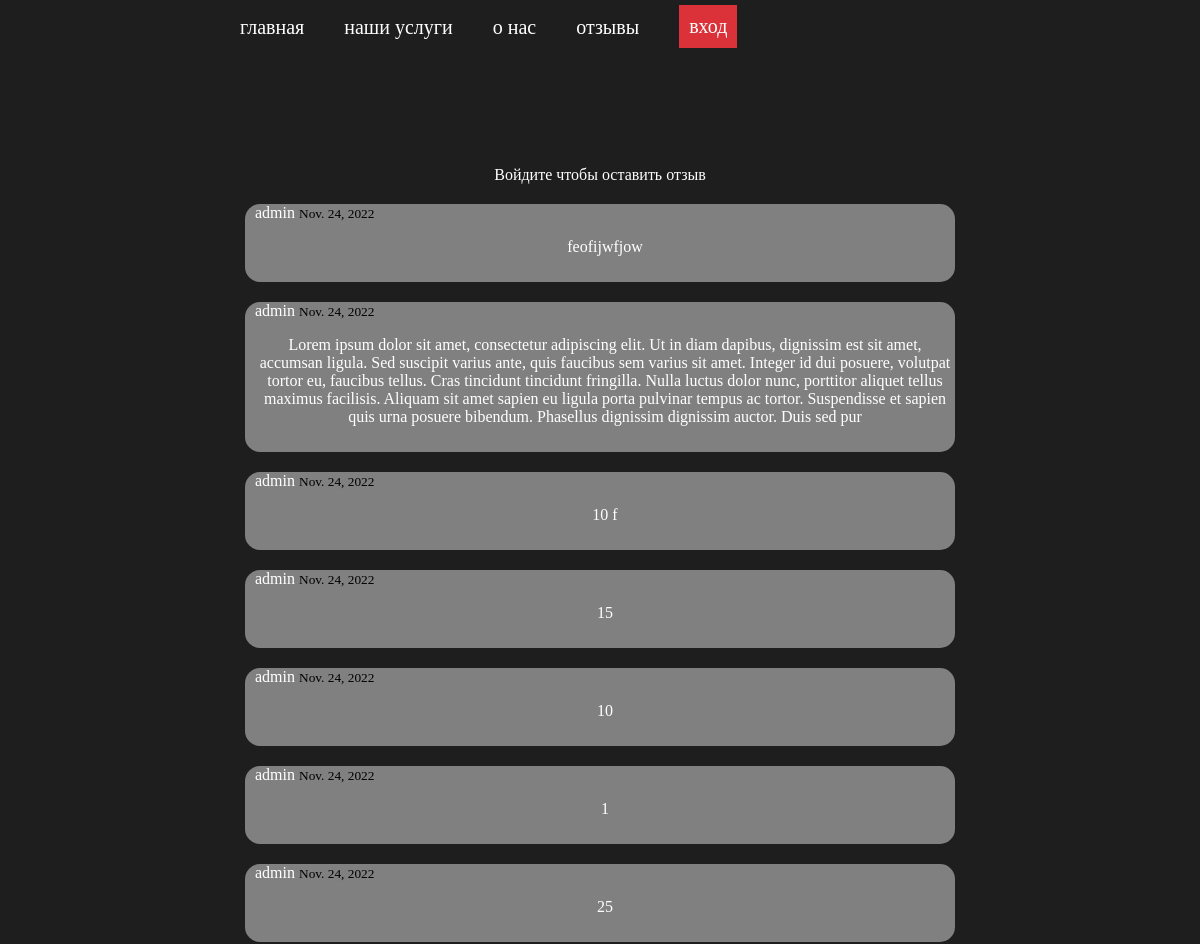
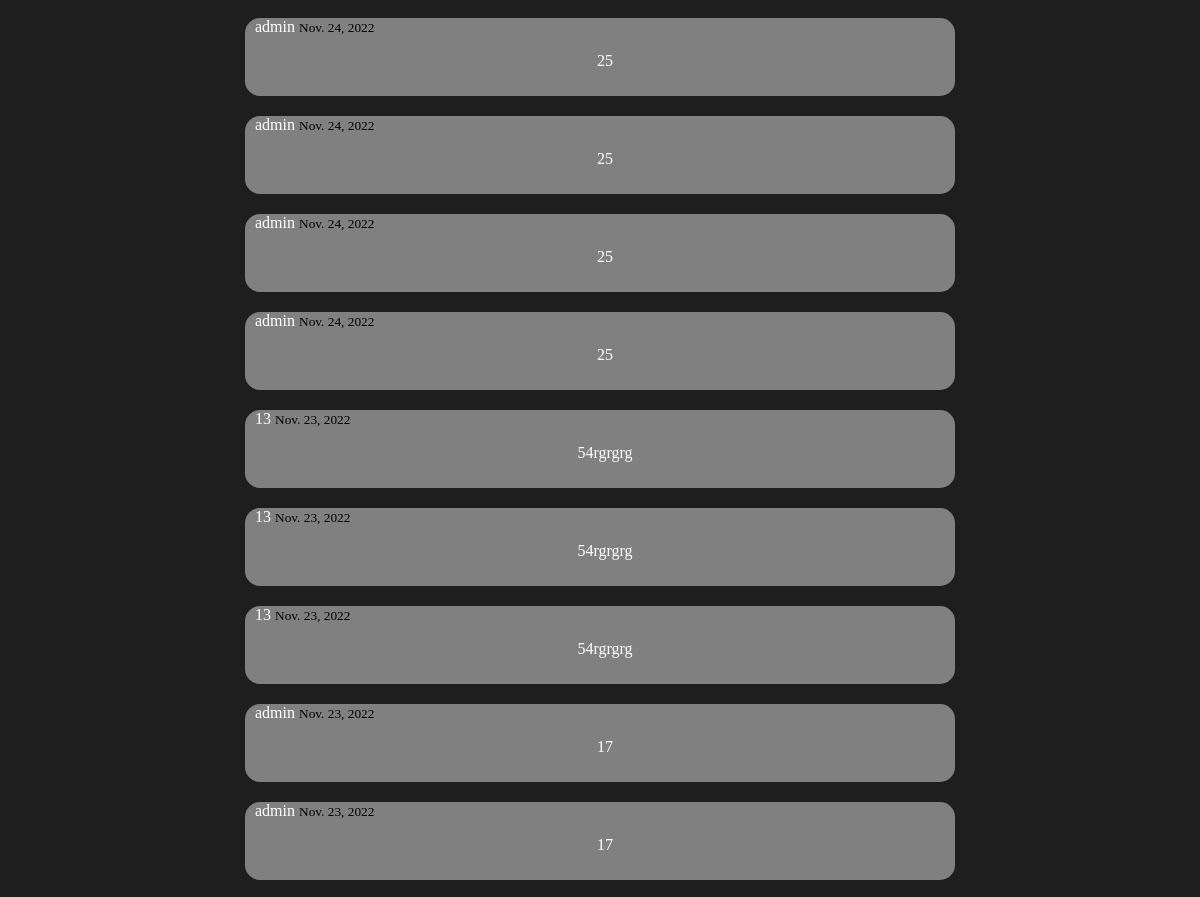
Page /comments/ (upper part) on the earlier database version (2 pictures, top to bottom).
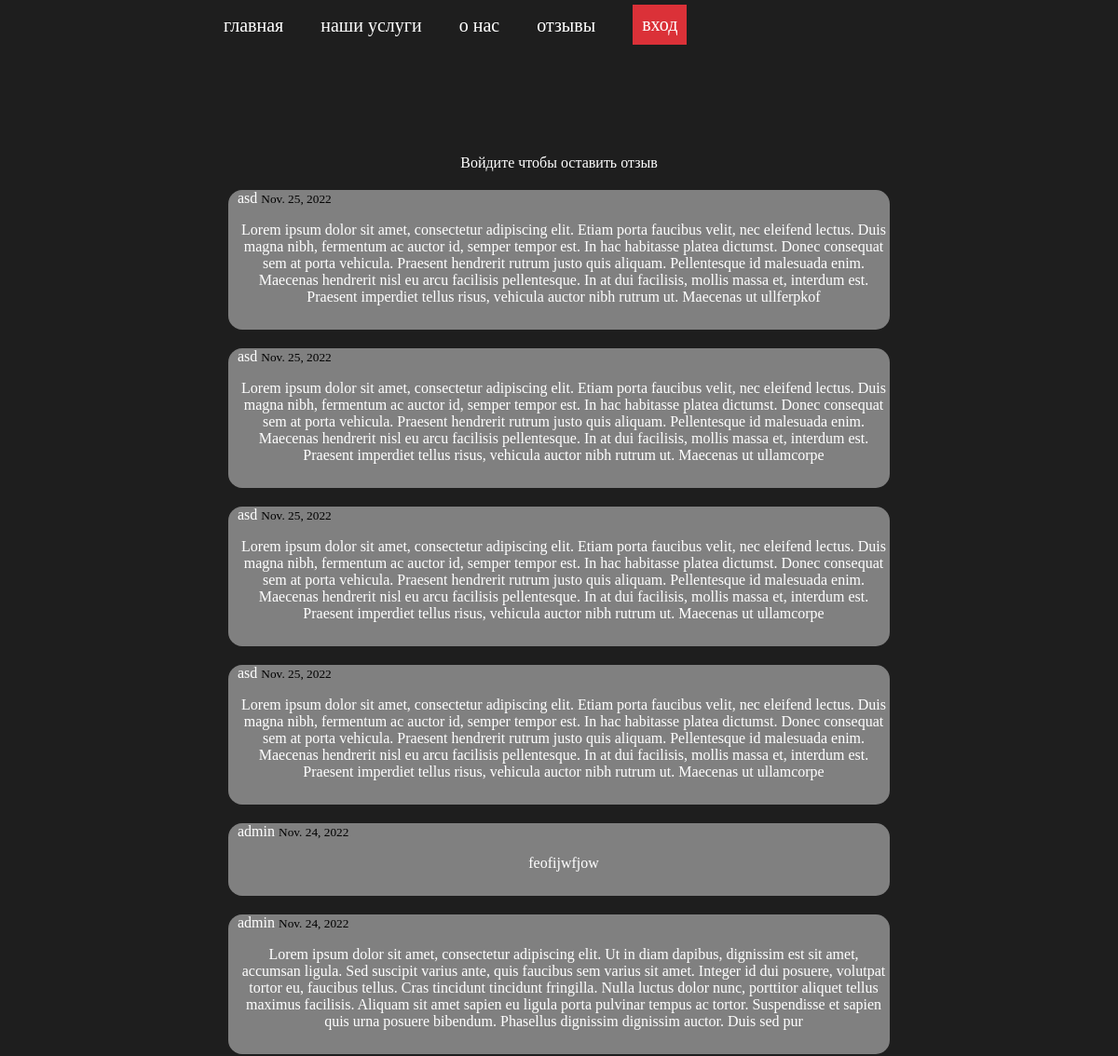
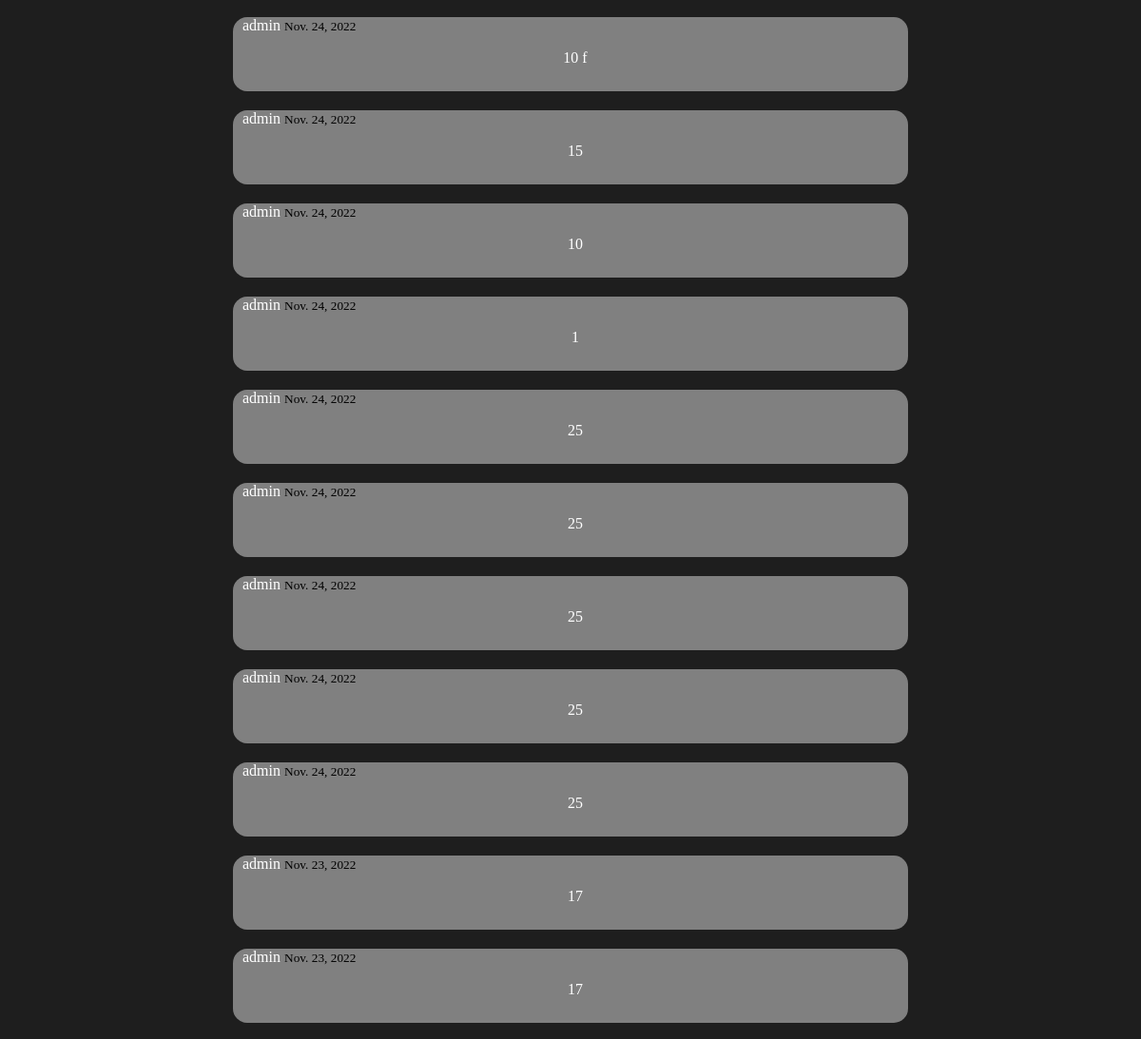
Same page on the later database version (2 pictures, top to bottom).
### comments/models.py (models this page shows, shortened)
class Comment(models.Model):
    text = models.CharField(max_length=512)
    date = models.DateField(auto_now_add=True)
    user = models.ForeignKey(User, on_delete=models.CASCADE)
    delete = models.BooleanField(default=False)

### comments/views.py (the view)
# urls.py: path('comments/', showcomments, name='comments'),
def showcomments(request):
    comments = Comment.objects.all()[::-1]
    form = WriteCommentForm(request.POST)
    if request.user.is_superuser:
        deleteform = DeleteCommentForm()
    if request.method == "POST":
        if form.is_valid():
            comment = form.save(commit=False)
            comment.user = request.user
            comment.save()
            return HttpResponseRedirect(request.path)
        for i in Comment.objects.all():
            print((str(i.id)))
            if request.POST.get(str(i.id)):
                Comment.objects.filter(id=i.id).delete()
        comments = Comment.objects.all()
    else:
        form = WriteCommentForm()
    return render(request, 'comments/writecomment.html', {'comments' : comments, 'form' : form})

### comments/templates/comments/writecomment.html (shortened to what this page needs)
{% extends 'comments/base.html' %}

### comments/templates/comments/base.html (shortened to what this page needs)
{% load static %}
<!DOCTYPE html>
<html lang="en">
<head>
    <link rel="stylesheet" href="{% static 'css/header.css' %}">
    <link rel="stylesheet" href="{% static 'css/index.css' %}">
    <link rel="stylesheet" href="{% static 'css/comstyle.css' %}">
</head>
<body>
    <header style="height: 150px;">
        <div class="header_iner">
          <div class="conteiner">
              <div class="header_menu">
                <nav>
                  <ul>
                    <li><a href="{% url 'index' %}">главная</a></li>
                    <li><a href="{% url 'services' %}">наши услуги</a></li>
                    <li><a href="#">о нас</a></li>
                    <li><a href="{% url 'comments' %}">отзывы</a></li>
                  </ul>
                </nav>
                <div class="input">
                  {% if user.is_authenticated %}
                    <p>{{ user }}</p>
                    <a href="{% url 'exit' %}">выйти</a>
                  {% else %}
                    <a href="{% url 'login' %}">вход</a>
                  {% endif %}
                </div>
              </div>
            </div>
        </div>
      </header>
    <main>
      {% if user.is_authenticated %}
        {% block content %}{% endblock %}
      {% else %}
        <p>Войдите чтобы оставить отзыв</p>
      {% endif %}
      {% for comment in comments %}
        <div class="comment-div">
            <p class="comment" style="display: inline;">{{ comment.user }} </p>
            <small class="comment">{{ comment.date }}</small>
            <p class="comment">{{ comment.text }}</p>
        </div>
      {% endfor %}
    </main>
</body>
</html>

Differences in the rows shown:
removed Comment: user "13", date "Nov. 23, 2022", text "54rgrgrg"
removed Comment: user "13", date "Nov. 23, 2022", text "54rgrgrg"
removed Comment: user "13", date "Nov. 23, 2022", text "54rgrgrg"
added Comment: user "asd", date "Nov. 25, 2022", text "Lorem ipsum dolor sit amet, consectetur adipiscing elit. Etiam porta faucibus velit, nec eleifend lectus. Duis magna nibh, fermentum ac auctor id, semper tempor est. In hac habitasse platea dictumst. Donec consequat sem at porta vehicula. Praesent hendrerit rutrum justo quis aliquam. Pellentesque id malesuada enim. Maecenas hendrerit nisl eu arcu facilisis pellentesque. In at dui facilisis, mollis massa et, interdum est. Praesent imperdiet tellus risus, vehicula auctor nibh rutrum ut. Maecenas ut ullferpkof"
added Comment: user "asd", date "Nov. 25, 2022", text "Lorem ipsum dolor sit amet, consectetur adipiscing elit. Etiam porta faucibus velit, nec eleifend lectus. Duis magna nibh, fermentum ac auctor id, semper tempor est. In hac habitasse platea dictumst. Donec consequat sem at porta vehicula. Praesent hendrerit rutrum justo quis aliquam. Pellentesque id malesuada enim. Maecenas hendrerit nisl eu arcu facilisis pellentesque. In at dui facilisis, mollis massa et, interdum est. Praesent imperdiet tellus risus, vehicula auctor nibh rutrum ut. Maecenas ut ullamcorpe"
added Comment: user "asd", date "Nov. 25, 2022", text "Lorem ipsum dolor sit amet, consectetur adipiscing elit. Etiam porta faucibus velit, nec eleifend lectus. Duis magna nibh, fermentum ac auctor id, semper tempor est. In hac habitasse platea dictumst. Donec consequat sem at porta vehicula. Praesent hendrerit rutrum justo quis aliquam. Pellentesque id malesuada enim. Maecenas hendrerit nisl eu arcu facilisis pellentesque. In at dui facilisis, mollis massa et, interdum est. Praesent imperdiet tellus risus, vehicula auctor nibh rutrum ut. Maecenas ut ullamcorpe"
added Comment: user "asd", date "Nov. 25, 2022", text "Lorem ipsum dolor sit amet, consectetur adipiscing elit. Etiam porta faucibus velit, nec eleifend lectus. Duis magna nibh, fermentum ac auctor id, semper tempor est. In hac habitasse platea dictumst. Donec consequat sem at porta vehicula. Praesent hendrerit rutrum justo quis aliquam. Pellentesque id malesuada enim. Maecenas hendrerit nisl eu arcu facilisis pellentesque. In at dui facilisis, mollis massa et, interdum est. Praesent imperdiet tellus risus, vehicula auctor nibh rutrum ut. Maecenas ut ullamcorpe"
